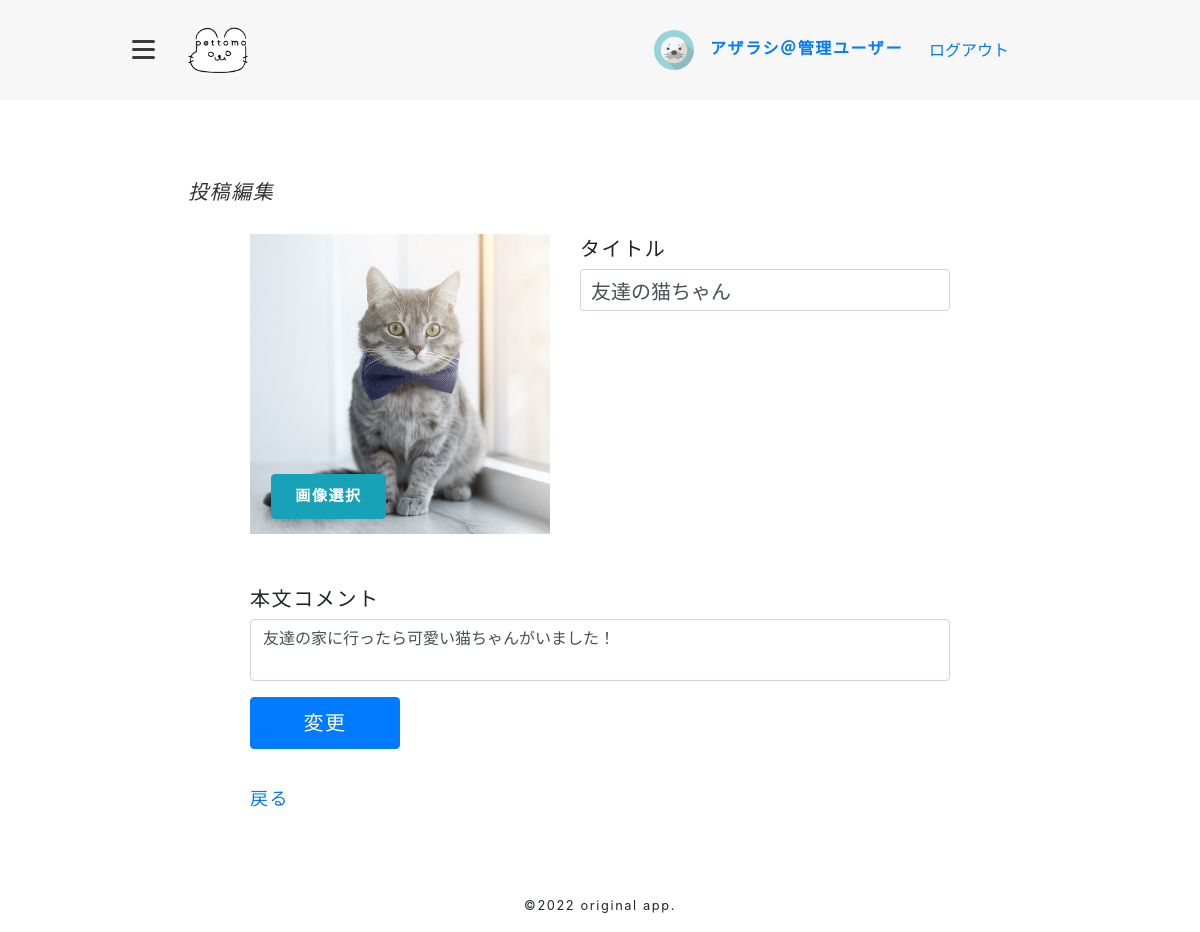
/public_html/thread_edit.php?thread_id=14 (signed in), run on the app's committed database.
### tables this page shows
CREATE TABLE `threads` (
  `id` int(11) NOT NULL,
  `user_id` int(11) DEFAULT NULL,
  `title` text DEFAULT NULL,
  `body` text DEFAULT NULL,
  `thread_img` varchar(255) DEFAULT NULL,
  `delflag` tinyint(1) DEFAULT 0,
  `created` datetime DEFAULT NULL,
  `modified` datetime DEFAULT NULL
);

### config/autoload.php (called while the page is built, shortened)
<?php
spl_autoload_register(function($class) {
  $prefix = 'Poa\\';
  if (strpos($class, $prefix) === 0) {
    $className = substr($class, strlen($prefix));
    $classFilePath = __DIR__ . '/../lib/' . str_replace('\\', '/', $className) . '.php';
  }
});

### lib/Controller.php (called while the page is built, shortened)
<?php
class Controller {
  private $values;
  public function __construct() {
    $this->values = new \stdClass();
  }
  protected function setValues($key, $value) {
    $this->values->$key = $value;
  }
  public function getValues() {
    return $this->values;
  }
}

### lib/Model.php (called while the page is built, shortened)
<?php
class Model {
  public function __construct(){
    try {
      $this->db = new \PDO(DSN, DB_USERNAME, DB_PASSWORD);
    } catch (\PDOException $e) {
      echo $e->getMessage();
      exit;
    }
  }
}

### lib/Model/Thread.php (called while the page is built, shortened)
<?php
class Thread extends \Poa\Model {
  public function findThread($thread_id){
    $stmt = $this->db->prepare("SELECT * FROM threads WHERE id = :id");
    $stmt->bindValue(":id",$thread_id);
    $stmt->execute();
    return $stmt->fetch(\PDO::FETCH_OBJ);
  }
}

### lib/Controller/ThreadUpdate.php (called while the page is built, shortened)
<?php
class ThreadUpdate extends \Poa\Controller {
  public function showThread($thread_id) {
    $thread = new \Poa\Model\Thread();
    $threadDate = $thread->findThread($thread_id);
  }
}

### lib/Controller/functions.php (called while the page is built, shortened)
<?php
function h($s){
  return htmlspecialchars($s, ENT_QUOTES,'UTF-8');
}

### public_html/thread_edit.php (the view, shortened to what this page needs)
<?php
require_once(__DIR__ .'/header.php');
$thread_id = $_GET['thread_id'];
$app = new Poa\Controller\ThreadUpdate();
$threadEdit = $app->showThread($thread_id);
$app->run();
?>
<h1 class="page__ttl">投稿編集</h1>
<form action="" method="post" class="form-group new_thread" id="edit_thread"  enctype="multipart/form-data">
  <div class="form-group">
    <div class="thread_new">
      <label>
        <span class="file-btn btn btn-info">
          画像選択
        </span>
      </label>
      <div class="imgfile">
        <img src="<?= isset($app->getValues()->image) ? './gazou/'. h($app->getValues()->image) : ''; ?>" alt="">
      </div>
      <div class="new_ttl">
        <label>タイトル</label>
        <input type="text" name="title" class="form-control" value="<?= isset($app->getValues()->title) ? h($app->getValues()->title) : ''; ?>">
      </div>
    </div>
  </div>
  <div class="form-group">
    <label>本文コメント</label>
    <textarea type="text" name="body" class="form-control"><?= isset($app->getValues()->body) ? h($app->getValues()->body) : ''; ?></textarea>
  </div>
  <div class="form-group btn btn-primary" onclick="document.getElementById('edit_thread').submit();">変更</div>
  <a href="./mypage.php">戻る</a>
</form>
<?php
require_once(__DIR__ .'/footer.php');
?>

### public_html/css/styles.css (style rules this page uses)
html { font-family: "Josefin Sans",sans-serif; -webkit-font-smoothing: antialiased; font-weight: 200; letter-spacing: 0.1em; color: #323232; }
* { box-sizing: border-box; }
a { display: block; }
label { font-size: 20px; }
textarea { resize: none; font-size: 18px; height: 200px; }
.btn { width: 150px; padding: 10px 0; font-size: 20px; }
.page__ttl { font-size: 20px; margin: 0px 0px 30px 0px; font-family: 'Charm', cursive; font-style: italic; font-weight: 300; color: #323232; }
.thread_new { display: flex; width: 100%; position: relative; margin-bottom: 50px; }
.thread_new .new_ttl { margin-left: 30px; width: 100%; }
.thread_new img { width: 300px; height: 300px; }
.new_thread { width: 700px; margin: 0 auto; }
.new_thread a { font-size: 18px; margin-top: 20px; }
.new_thread label { margin-bottom: 5px; }
.new_thread input { padding: 20px 10px; font-size: 20px; margin-bottom: 30px; }
.file-btn { width: 115px; font-size: 15px; font-weight: bold; position: absolute; top: 80%; left: 3%; }
html { min-height: 100%; }
body { min-height: 100%; }

### data on the page
threads: thread_img (picture), title "友達の猫ちゃん", body "友達の家に行ったら可愛い猫ちゃんがいました！"

### other printed values
$_SESSION['me']->username "アザラシ＠管理ユーザー"
